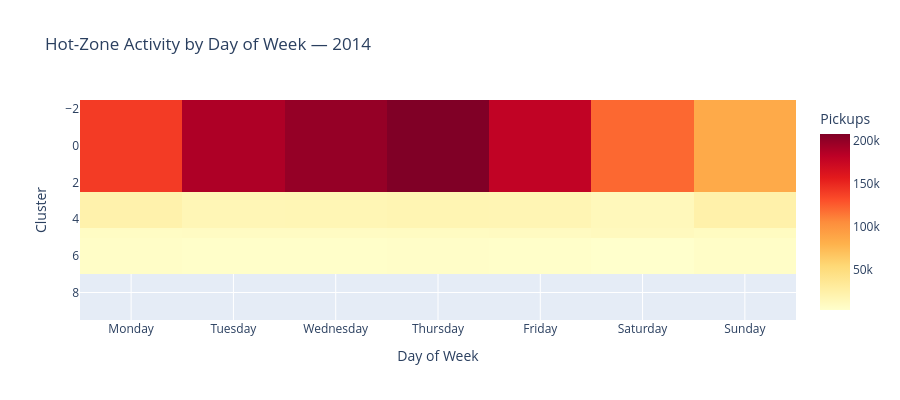

Notebook source saved alongside this figure:
### Markdown cell above
### 1.2 Activity by Day of Week

### Code cell
cluster_day = df_2014.groupby(["cluster", "day_of_week"]).size().reset_index(name="count")
pivot_day = cluster_day.pivot(index="cluster", columns="day_of_week", values="count").fillna(0)

# Sort by total
pivot_day["total"] = pivot_day.sum(axis=1)
pivot_day = pivot_day.sort_values("total", ascending=False).drop(columns="total")

fig = px.imshow(
    pivot_day,
    labels=dict(x="Day of Week", y="Cluster", color="Pickups"),
    x=DAY_NAMES,
    color_continuous_scale="YlOrRd",
    title="Hot-Zone Activity by Day of Week — 2014",
    height=max(400, len(pivot_day) * 15),
    aspect="auto",
)
fig.write_image("reports/figures/04_02_cluster_daily_heatmap.png", width=1200, height=700, scale=2)
fig.show()

### Figure 1 — Plotly figure (JSON) as saved in the notebook; plotly's stock layout.template omitted (floating-point values rounded to 4 significant figures)
{"data": [{"coloraxis": "coloraxis", "hovertemplate": "Day of Week: %{x}<br>Cluster: %{y}<br>Pickups: %{z}<extra></extra>", "name": "0", "type": "heatmap", "x": ["Monday", "Tuesday", "Wednesday", "Thursday", "Friday", "Saturday", "Sunday"], "xaxis": "x", "y": [0, 5, 1, 8, 10, 9, 3, 2, 7, 4, 6], "yaxis": "y", "z": [[140542, 188933, 199209, 208212, 179644, 120500, 85143], [111431, 146261, 157450, 176594, 174802, 144451, 101325], [95034, 123887, 132101, 144281, 145681, 129632, 88141], [63107, 75352, 76567, 80518, 82608, 70696, 49141], [30147, 33710, 34721, 37753, 44227, 56351, 41554], [27458, 29678, 30215, 32631, 40957, 53605, 42035], [23525, 20914, 20895, 25716, 21540, 17080, 24552], [21183, 15625, 15746, 16932, 16371, 12394, 22336], [7344, 8042, 7931, 8089, 8984, 10724, 8662], [6048, 6323, 6426, 6650, 7334, 9805, 8124], [5620, 4399, 4231, 5060, 4525, 2521, 5308]]}], "layout": {"coloraxis": {"colorbar": {"title": {"text": "Pickups"}}, "colorscale": [[0, "rgb(255,255,204)"], [0.125, "rgb(255,237,160)"], [0.25, "rgb(254,217,118)"], [0.375, "rgb(254,178,76)"], [0.5, "rgb(253,141,60)"], [0.625, "rgb(252,78,42)"], [0.75, "rgb(227,26,28)"], [0.875, "rgb(189,0,38)"], [1, "rgb(128,0,38)"]]}, "height": 400, "title": {"text": "Hot-Zone Activity by Day of Week — 2014"}, "xaxis": {"anchor": "y", "domain": [0, 1], "title": {"text": "Day of Week"}}, "yaxis": {"anchor": "x", "autorange": "reversed", "domain": [0, 1], "title": {"text": "Cluster"}}}}
